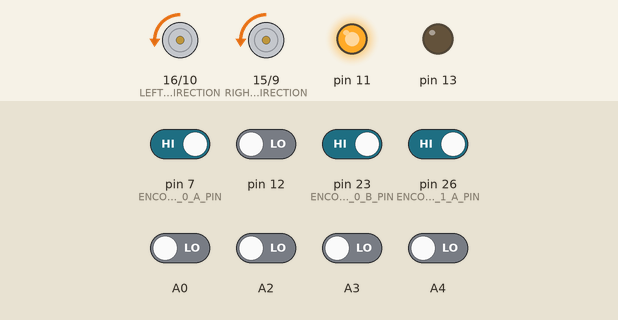
Recording of a sketch running on a simulated Arduino Mega 2560, built with avr-gcc and run on an emulated ATmega2560. Parts: direction and speed pins drawn as motors (green arrow = direction pin HIGH = forward, orange = LOW = backward, longer = more drive), output pins drawn as LEDs (lit = HIGH). The inputs (shaded band) are chosen by the test bench; at power-on: pin 7 (ENCODER_0_A_PIN), pin 23 (ENCODER_0_B_PIN), pin 26 (ENCODER_1_A_PIN) HIGH, A0, A2–4, pin 12 LOW.

Above: at 1.2 s.
1.3 s: pin 12 driven HIGH
At 2.4 s:
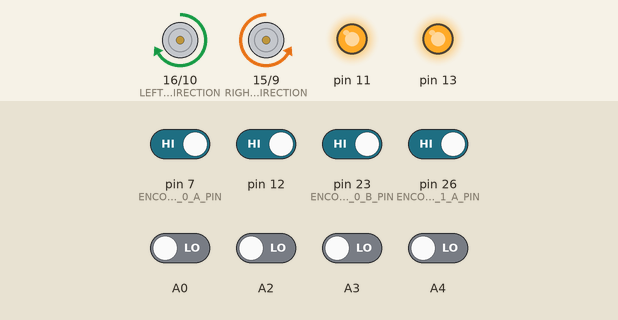
3.3 s: A0 driven HIGH
At 3.6 s:
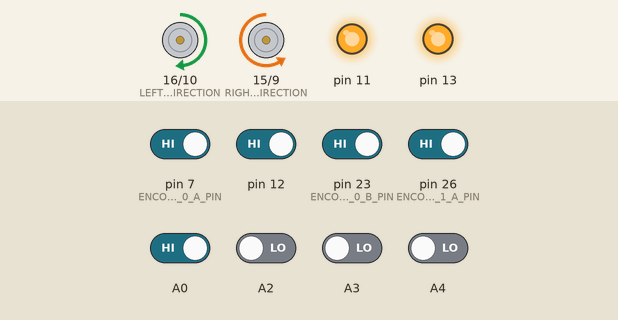
4.8 s: A2 driven HIGH
At 5.9 s:
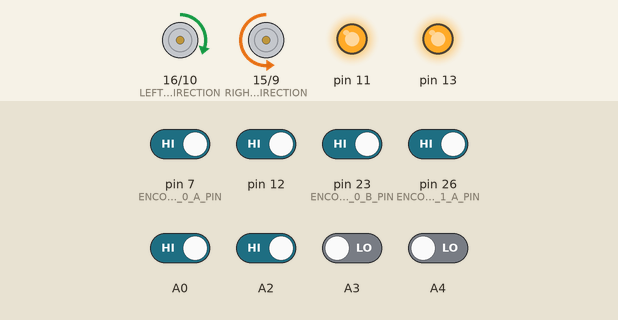
6.3 s: A3 driven HIGH
At 7.1 s:
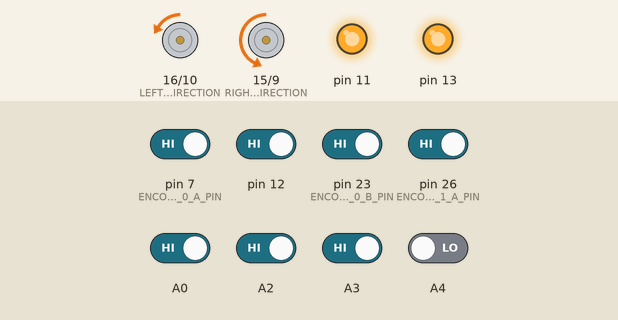
7.8 s: A4 driven HIGH
At 8.2 s:
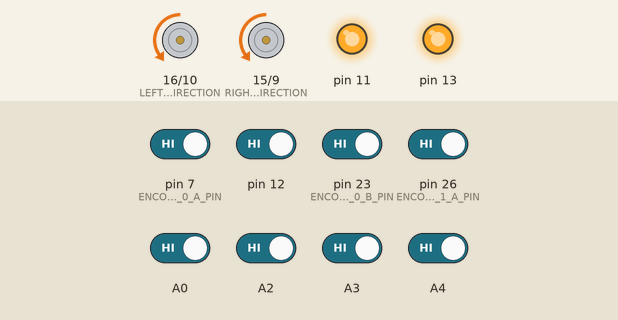
9.3 s: pin 12 driven LOW
At 10.5 s:
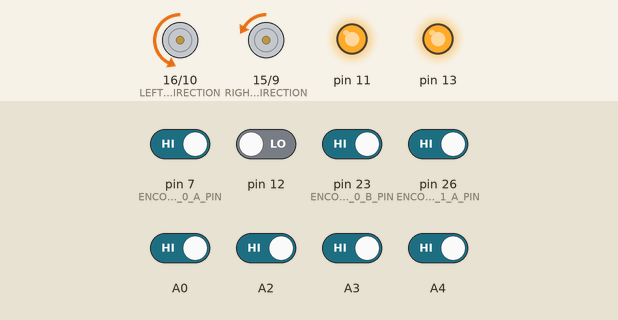
Timing chart, 0 to 11.8 s (numbered marks = the images above; inputs shaded):
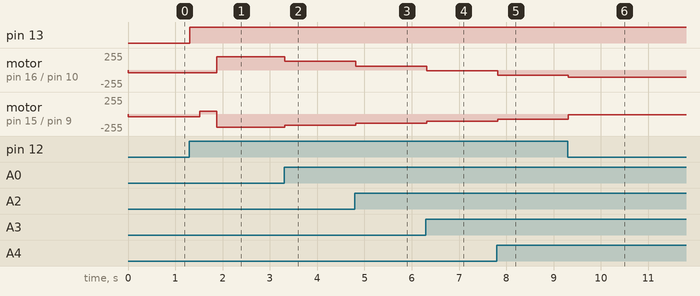

Measured:
- after the input at 1.3 s, pin 13: LOW → HIGH at once; motor on pin 16 (LEFT_MOTOR_DIRECTION) / pin 10 (LEFT_MOTOR_PWM): backward 40/255 → forward 200/255 after 0.58 s; motor on pin 15 (RIGHT_MOTOR_DIRECTION) / pin 9 (RIGHT_MOTOR_PWM): backward 40/255 → forward 40/255 after 0.22 s, → backward 200/255 0.36 s later
- after the input at 3.3 s, motor on pin 16 (LEFT_MOTOR_DIRECTION) / pin 10 (LEFT_MOTOR_PWM): forward 200/255 → forward 130/255 at once; motor on pin 15 (RIGHT_MOTOR_DIRECTION) / pin 9 (RIGHT_MOTOR_PWM): backward 200/255 → backward 170/255 at once
- after the input at 4.8 s, motor on pin 16 (LEFT_MOTOR_DIRECTION) / pin 10 (LEFT_MOTOR_PWM): forward 130/255 → forward 60/255 at once; motor on pin 15 (RIGHT_MOTOR_DIRECTION) / pin 9 (RIGHT_MOTOR_PWM): backward 170/255 → backward 140/255 at once
- after the input at 6.3 s, motor on pin 16 (LEFT_MOTOR_DIRECTION) / pin 10 (LEFT_MOTOR_PWM): forward 60/255 → backward 10/255 at once; motor on pin 15 (RIGHT_MOTOR_DIRECTION) / pin 9 (RIGHT_MOTOR_PWM): backward 140/255 → backward 110/255 at once
- after the input at 7.8 s, motor on pin 16 (LEFT_MOTOR_DIRECTION) / pin 10 (LEFT_MOTOR_PWM): backward 10/255 → backward 80/255 at once; motor on pin 15 (RIGHT_MOTOR_DIRECTION) / pin 9 (RIGHT_MOTOR_PWM): backward 110/255 → backward 80/255 at once
- after the input at 9.3 s, motor on pin 16 (LEFT_MOTOR_DIRECTION) / pin 10 (LEFT_MOTOR_PWM): backward 80/255 → backward 110/255 at once; motor on pin 15 (RIGHT_MOTOR_DIRECTION) / pin 9 (RIGHT_MOTOR_PWM): backward 80/255 → backward 10/255 at once

The sketch:

EMATM0054.ino
```cpp
#include "Behaviour.h"
#include "RobotHardware.h"

#define UPDATE_INTERVAL_MS 5

void setup()
{
    Hardware::Initialise();
}

void loop()
{
    /* Conceptually the loop is best understood as Perception -> Decision -> Action.
     *
     * However we actually schedule each update to start with Action, ensuring it has
     * the most uniform interval and predictable behaviour.
     *
     * Perception and Decision are then given the remainder of the update interval,
     * in order to prepare data for the following update.
     */

    static Perception perception;
    static Decision decision;
    static Milliseconds nextUpdateScheduled = 0;
    const auto now = millis();

    if (nextUpdateScheduled < now)
    {
        nextUpdateScheduled = now + UPDATE_INTERVAL_MS;
        Hardware::Act(decision);
        perception = Hardware::Perceive();
        decision = Behaviour::Decide(perception);
    }
}
```

Behaviour.cpp
```cpp
#include "Behaviour.h"

#include "LineFollowing.h"

namespace Behaviour
{
    Decision Decide(const Perception& perception)
    {
        static LineFollowingStateMachine fsm;
        return fsm.Update(perception);
    }
}
```

Behaviour.h
```cpp
#pragma once

#include "Decision.h"
#include "Perception.h"

namespace Behaviour
{
    Decision Decide(const Perception& perception);
}
```

Decision.h
```cpp
#pragma once

#include "Speed.h"

#define MIN_WHEEL_SPEED -80
#define MAX_WHEEL_SPEED 80

struct Decision
{
    Hardware::Speed leftWheel = 0;
    Hardware::Speed rightWheel = 0;
    bool yellowLed = false;
};
```

Encoders.cpp
```cpp
#include "Encoders.h"

#include <Arduino.h>

#define ENCODER_0_A_PIN 7
#define ENCODER_0_B_PIN 23
#define ENCODER_1_A_PIN 26

namespace
{
    volatile byte stateEncoderLeft;
    volatile byte stateEncoderRight;

    volatile long countEncoderLeft;
    volatile long countEncoderRight;
}

namespace Hardware
{
    void SetupLeftEncoder()
    {
        DDRE = DDRE & ~(1 << DDE6);
        PORTE = PORTE | (1 << PORTE2);

        pinMode(ENCODER_1_A_PIN, INPUT);
        digitalWrite(ENCODER_1_A_PIN, HIGH);

        countEncoderLeft = 0;
        stateEncoderLeft = 0;

        boolean encoderLeftPinB = PINE & (1 << PINE2);
        boolean encoderLeftPinA = digitalRead(ENCODER_1_A_PIN);
        encoderLeftPinA = encoderLeftPinA ^ encoderLeftPinB;
        stateEncoderLeft = stateEncoderLeft | (encoderLeftPinB << 1);
        stateEncoderLeft = stateEncoderLeft | (encoderLeftPinA << 0);

        PCICR = PCICR & ~(1 << PCIE0);
        PCMSK0 |= (1 << PCINT4);
        PCIFR |= (1 << PCIF0);
        PCICR |= (1 << PCIE0);
    }

    void SetupRightEncoder()
    {
        pinMode(ENCODER_0_A_PIN, INPUT);
        pinMode(ENCODER_0_B_PIN, INPUT);

        countEncoderRight = 0;
        stateEncoderRight = 0;

        boolean encoderRightPinA = digitalRead(ENCODER_0_A_PIN);
        boolean encoderRightPinB = digitalRead(ENCODER_0_B_PIN);
        encoderRightPinA = encoderRightPinA ^ encoderRightPinB;
        stateEncoderRight = stateEncoderRight | (encoderRightPinB << 1);
        stateEncoderRight = stateEncoderRight | (encoderRightPinA << 0);

        EIMSK = EIMSK & ~(1 << INT6);
        EICRB |= ( 1 << ISC60 );
        EIFR |= ( 1 << INTF6 );
        EIMSK |= ( 1 << INT6 );
    }

    long LeftEncoderCount()
    {
        return countEncoderLeft;
    }

    long RightEncoderCount()
    {
        return countEncoderRight;
    }
}

ISR(PCINT0_vect)
{
    using namespace Hardware;

    boolean encoderLeftPinB = PINE & (1 << PINE2);
    boolean encoderLeftPinA = digitalRead(ENCODER_1_A_PIN);
    encoderLeftPinA = encoderLeftPinA ^ encoderLeftPinB;
    stateEncoderLeft = stateEncoderLeft | (encoderLeftPinB << 3);
    stateEncoderLeft = stateEncoderLeft | (encoderLeftPinA << 2);

    if (stateEncoderLeft == 1 || stateEncoderLeft == 7 || stateEncoderLeft == 8 || stateEncoderLeft == 14)
    {
        countEncoderLeft -= 1;
    }
    else if (stateEncoderLeft == 2 || stateEncoderLeft == 4 || stateEncoderLeft == 11 || stateEncoderLeft == 13)
    {
        countEncoderLeft += 1;
    }

    stateEncoderLeft = stateEncoderLeft >> 2;
}

ISR(INT6_vect)
{
    using namespace Hardware;

    boolean EncoderRightPinB = digitalRead(ENCODER_0_B_PIN);
    boolean EncoderRightPinA = digitalRead(ENCODER_0_A_PIN);
    EncoderRightPinA = EncoderRightPinA ^ EncoderRightPinB;
    stateEncoderRight = stateEncoderRight | (EncoderRightPinB << 3);
    stateEncoderRight = stateEncoderRight | (EncoderRightPinA << 2);

    if (stateEncoderRight == 1 || stateEncoderRight == 7 || stateEncoderRight == 8 || stateEncoderRight == 14)
    {
        countEncoderRight -= 1;
    }
    else if (stateEncoderRight == 2 || stateEncoderRight == 4 || stateEncoderRight == 11 || stateEncoderRight == 13)
    {
        countEncoderRight += 1;
    }

    stateEncoderRight = stateEncoderRight >> 2;
}
```

Encoders.h
```cpp
#pragma once

namespace Hardware
{
    void SetupLeftEncoder();
    void SetupRightEncoder();

    long LeftEncoderCount();
    long RightEncoderCount();
}
```

Kinematics.cpp
```cpp
#include "Kinematics.h"

#include "Encoders.h"

#include <Arduino.h>

#define WHEEL_RADIUS_MM 16
#define COUNTS_PER_ROTATION 358.3
#define WHEEL_BASE_MM 84.0

namespace Hardware
{
    Kinematics::Kinematics() :
        m_previousLeftCount(0),
        m_previousRightCount(0),
        m_x(0.0),
        m_y(0.0),
        m_theta(0.0)
    {}

    void Kinematics::Initialise()
    {
        SetupRightEncoder();
        SetupLeftEncoder();
    }

    Pose Kinematics::GlobalPose()
    {
        noInterrupts();
        const auto leftCount  = LeftEncoderCount();
        const auto rightCount = RightEncoderCount();
        interrupts();

        const auto leftDelta  = leftCount  - m_previousLeftCount;
        const auto rightDelta = rightCount - m_previousRightCount;

        if (leftDelta != 0 || rightDelta != 0)
        {
            // we need to recalculate a new global pose
            m_previousLeftCount  = leftCount;
            m_previousRightCount = rightCount;

            const auto leftDistance  = (leftDelta  * TWO_PI * WHEEL_RADIUS_MM) / COUNTS_PER_ROTATION;
            const auto rightDistance = (rightDelta * TWO_PI * WHEEL_RADIUS_MM) / COUNTS_PER_ROTATION;
            const auto distanceDelta = (leftDistance + rightDistance) / 2.0;
            const auto rotationDelta = (leftDistance - rightDistance) / WHEEL_BASE_MM;

            if (rotationDelta == 0.0)
            {
                // linear movement
                m_x += distanceDelta * cos(m_theta);
                m_y += distanceDelta * sin(m_theta);
            }
            else if (distanceDelta == 0.0)
            {
                // spot rotation
                m_theta += rotationDelta;
                m_theta = fmod(m_theta, TWO_PI);
            }
            else
            {
                // arc movement
                // first calc x and y delta in robot local co-ordinates
                const auto rotationRadius = distanceDelta / rotationDelta;
                const auto localXDelta = rotationRadius * sin(rotationDelta);
                const auto localYDelta = rotationDelta < 0.0 ?
                                        -rotationRadius + (rotationRadius * cos(rotationDelta)) :
                                          rotationRadius - (rotationRadius * cos(rotationDelta));

                // then convert back to global co-ordinates
                m_x += (localXDelta * cos(m_theta)) + (localYDelta * sin(m_theta));
                m_y += (localXDelta * sin(m_theta)) + (localYDelta * cos(m_theta));
                m_theta += rotationDelta;
                m_theta = fmod(m_theta, TWO_PI);
            }
        }

        // we store and calulate in doubles for maximum accuracy
        // only convert back to integers when publishing global pose
        Pose pose;
        pose.x = m_x;
        pose.y = m_y;
        pose.theta = m_theta;
        return pose;
    }
}
```

Kinematics.h
```cpp
#pragma once

#include "Pose.h"

namespace Hardware
{
    class Kinematics
    {
        public:
            Kinematics();
            void Initialise();
            Pose GlobalPose();

        private:
            long m_previousLeftCount;
            long m_previousRightCount;

            double m_x;
            double m_y;
            double m_theta;
    };
}
```

Line.h
```cpp
#pragma once

#include <stdint.h>

struct Line
{
    bool detected = false;
    int16_t positionEstimate = 0;
};
```

LineFollowing.cpp
```cpp
#include "LineFollowing.h"

#include <Arduino.h>

#include "PidController.h"

#define COURSE_END_DISTANCE_MM 500
#define ARRIVAL_THREHSOLD 70

#define TRANSITION_TO_STATE(state) \
    Transition(&LineFollowingStateMachine::state, perception.now); \
    //Serial.println(#state);

namespace
{
    long DistanceToStartMm(const Perception& perception)
    {
        return sqrt(sq(perception.pose.x) + sq(perception.pose.y));
    }

    double DirectionToStart(const Perception& perception)
    {
        const auto trajectoryStartX = -perception.pose.x;
        const auto trajectoryStartY = -perception.pose.y;
        const auto distanceToStart = DistanceToStartMm(perception);
        const auto currentTrajectoryX = distanceToStart * cos(perception.pose.theta);
        const auto currentTrajectoryY = distanceToStart * sin(perception.pose.theta);
        return atan2((trajectoryStartY * currentTrajectoryX) - (trajectoryStartX * currentTrajectoryY),
                     (trajectoryStartY * currentTrajectoryY) + (trajectoryStartX * currentTrajectoryX));
    }
}

namespace Behaviour
{
    LineFollowingStateMachine::LineFollowingStateMachine() :
        m_state(&LineFollowingStateMachine::JoinLine),
        m_lastTransition(0)
    {}

    Decision LineFollowingStateMachine::Update(const Perception& perception)
    {
        Decision decision;
        decision.yellowLed = perception.line.detected;
        (this->*m_state)(perception, decision);
        return decision;
    }

    void LineFollowingStateMachine::Transition(const State state, const Milliseconds now)
    {
        m_state = state;
        m_lastTransition = now;
    }

    void LineFollowingStateMachine::JoinLine(const Perception& perception, Decision& decision)
    {
        decision.leftWheel  = MAX_WHEEL_SPEED / 2;
        decision.rightWheel = MAX_WHEEL_SPEED / 2;

        if (perception.line.detected)
        {
            TRANSITION_TO_STATE(CentraliseLine);
        }
    }

    void LineFollowingStateMachine::CentraliseLine(const Perception& perception, Decision& decision)
    {
        if ((m_lastTransition + 200) > perception.now)
        {
            decision.leftWheel  = MAX_WHEEL_SPEED / 2;
            decision.rightWheel = MAX_WHEEL_SPEED / 2;
        }
        else
        {
            decision.leftWheel  = 0;
            decision.rightWheel = 0;
            TRANSITION_TO_STATE(Rotate90);
        }
    }

    void LineFollowingStateMachine::Rotate90(const Perception& perception, Decision& decision)
    {
        if ((m_lastTransition + 350) > perception.now)
        {
            decision.leftWheel  = 40;
            decision.rightWheel = -40;
        }
        else
        {
            decision.leftWheel  = 0;
            decision.rightWheel = 0;
            TRANSITION_TO_STATE(FollowLine);
        }
    }

    void LineFollowingStateMachine::FollowLine(const Perception& perception, Decision& decision)
    {
        if (perception.line.detected)
        {
            Controllers::Pid(perception.line.positionEstimate, decision.leftWheel, decision.rightWheel);
        }
        else
        {
            TRANSITION_TO_STATE(LostLine);
        }
    }

    void LineFollowingStateMachine::LostLine(const Perception& perception, Decision& decision)
    {
        if (perception.line.detected)
        {
            // line found - return to line following
            Controllers::Pid(perception.line.positionEstimate, decision.leftWheel, decision.rightWheel);
            TRANSITION_TO_STATE(FollowLine);
        }
        else if ((m_lastTransition + 300) > perception.now)
        {
            // potentially a gap - pretend the goal is directly ahead
            Controllers::Pid(0, decision.leftWheel, decision.rightWheel);
        }
        else
        {
            // confirmed lost - let's turn around and retrace our steps
            decision.leftWheel  = 0;
            decision.rightWheel = 0;

            if (DistanceToStartMm(perception) > COURSE_END_DISTANCE_MM)
            {
                TRANSITION_TO_STATE(Pause);
            }
            else
            {
                TRANSITION_TO_STATE(Rotate180);
            }
        }
    }

    void LineFollowingStateMachine::Rotate180(const Perception& perception, Decision& decision)
    {
        if ((m_lastTransition + 700) > perception.now)
        {
            decision.leftWheel  = -40;
            decision.rightWheel = 40;
        }
        else
        {
            decision.leftWheel  = 0;
            decision.rightWheel = 0;
            TRANSITION_TO_STATE(ReturnToLine);
        }
    }

    void LineFollowingStateMachine::ReturnToLine(const Perception& perception, Decision& decision)
    {
        decision.leftWheel  = MAX_WHEEL_SPEED;
        decision.rightWheel = MAX_WHEEL_SPEED;

        if (perception.line.detected)
        {
            TRANSITION_TO_STATE(FollowLine);
        }
    }

    void LineFollowingStateMachine::Pause(const Perception& perception, Decision& decision)
    {
        decision.leftWheel  = 0;
        decision.rightWheel = 0;

        if ((m_lastTransition + 2000) < perception.now)
        {
            TRANSITION_TO_STATE(ReturnToStart);
        }
    }

    void LineFollowingStateMachine::ReturnToStart(const Perception& perception, Decision& decision)
    {
        if (DistanceToStartMm(perception) < ARRIVAL_THREHSOLD)
        {
            // Yay! We're home!!!
            decision.leftWheel  = 0;
            decision.rightWheel = 0;
        }
        else
        {
            // Move towards home
            Controllers::Pid(DirectionToStart(perception) * 1000, decision.leftWheel, decision.rightWheel);
        }
    }
}
```

LineFollowing.h
```cpp
#pragma once

#include "Decision.h"
#include "Perception.h"

namespace Behaviour
{
    class LineFollowingStateMachine
    {
        public:
            LineFollowingStateMachine();
            Decision Update(const Perception& perception);

        private:
            using State = void (LineFollowingStateMachine::*)(const Perception&, Decision&);

            State m_state;
            Milliseconds m_lastTransition;

            void Transition(const State state, const Milliseconds now);

            // States
            void JoinLine       (const Perception& perception, Decision& decision);
            void CentraliseLine (const Perception& perception, Decision& decision);
            void Rotate90       (const Perception& perception, Decision& decision);
            void FollowLine     (const Perception& perception, Decision& decision);
            void LostLine       (const Perception& perception, Decision& decision);
            void Rotate180      (const Perception& perception, Decision& decision);
            void ReturnToLine   (const Perception& perception, Decision& decision);
            void Pause          (const Perception& perception, Decision& decision);
            void ReturnToStart  (const Perception& perception, Decision& decision);
    };
}
```

Motors.cpp
```cpp
#include "Motors.h"

#include <Arduino.h>

#define RIGHT_MOTOR_PWM        9
#define LEFT_MOTOR_PWM        10
#define RIGHT_MOTOR_DIRECTION 15
#define LEFT_MOTOR_DIRECTION  16

#define FORWARD LOW
#define REVERSE HIGH

namespace Hardware
{
    void Motors::Initialise()
    {
        pinMode(RIGHT_MOTOR_PWM,       OUTPUT);
        pinMode(LEFT_MOTOR_PWM,        OUTPUT);
        pinMode(RIGHT_MOTOR_DIRECTION, OUTPUT);
        pinMode(LEFT_MOTOR_DIRECTION,  OUTPUT);

        SetSpeeds(0, 0);
    }

    void Motors::SetSpeeds(const Speed left, const Speed right)
    {
        SetIndividualSpeed(LEFT_MOTOR_PWM,  LEFT_MOTOR_DIRECTION,  left);
        SetIndividualSpeed(RIGHT_MOTOR_PWM, RIGHT_MOTOR_DIRECTION, right);
    }

    void Motors::SetIndividualSpeed(const Pin pwm, const Pin direction, const Speed speed)
    {
        if (speed > 0)
        {
            digitalWrite(direction, FORWARD);
            analogWrite(pwm, speed);
        }
        else
        {
            digitalWrite(direction, REVERSE);
            analogWrite(pwm, -speed);
        }
    }
}
```

Motors.h
```cpp
#pragma once

#include "Pin.h"
#include "Speed.h"

namespace Hardware
{
    class Motors
    {
        public:
            void Initialise();
            void SetSpeeds(const Speed left, const Speed right);

        private:
            void SetIndividualSpeed(const Pin pwm, const Pin direction, const Speed speed);
    };
}
```

Perception.h
```cpp
#pragma once

#include "Pose.h"
#include "Line.h"

using Milliseconds = unsigned long;

struct Perception
{
    Milliseconds now = 0;
    Line line;
    Pose pose;
};
```

PidController.cpp
```cpp
#include "PidController.h"

#include <Arduino.h>

#define PROPORTIONAL_DENOMINATOR 10
#define DIFFERENTIAL_DENOMINATOR 4

// max = max_int16_t, min = std::abs(max_error)
#define FORWARD_SPEED_DENOMINATOR 2000

namespace Controllers
{
    void Pid(const int16_t error, Hardware::Speed& leftWheel, Hardware::Speed& rightWheel)
    {
        static int16_t previousError = 0;

        // Doesn't have much impact, but theoretically it slows forward motion while we're turning
        const auto forwardControl = (MAX_WHEEL_SPEED * (FORWARD_SPEED_DENOMINATOR - abs(error))) / FORWARD_SPEED_DENOMINATOR;

        // This is doing the bulk of the work, controlling the turning speeds and minimising the error
        const auto turningControl = (error / PROPORTIONAL_DENOMINATOR) +
                                    ((error - previousError) / DIFFERENTIAL_DENOMINATOR);

        previousError = error;

        leftWheel  = forwardControl + turningControl;
        rightWheel = forwardControl - turningControl;
    }
}
```

PidController.h
```cpp
#pragma once

#include "Decision.h"
#include "Perception.h"

namespace Controllers
{
    void Pid(const int16_t error, Hardware::Speed& leftWheel, Hardware::Speed& rightWheel);
}
```

Pin.h
```cpp
#pragma once

#include <stdint.h>

namespace Hardware
{
    using Pin = uint8_t;
}
```

Pose.h
```cpp
#pragma once

struct Pose
{
    long x = 0;
    long y = 0;
    double theta = 0.0;
};
```

RobotHardware.h
```cpp
#pragma once

#include "Perception.h"
#include "Decision.h"

namespace Hardware
{
    void Initialise();
    Perception Perceive();
    void Act(const Decision& decision);
}
```

Source omitted: RobotHardware.cpp (814 bytes), Sensors.cpp (3585 bytes), Sensors.h (167 bytes), Speed.h (84 bytes)
